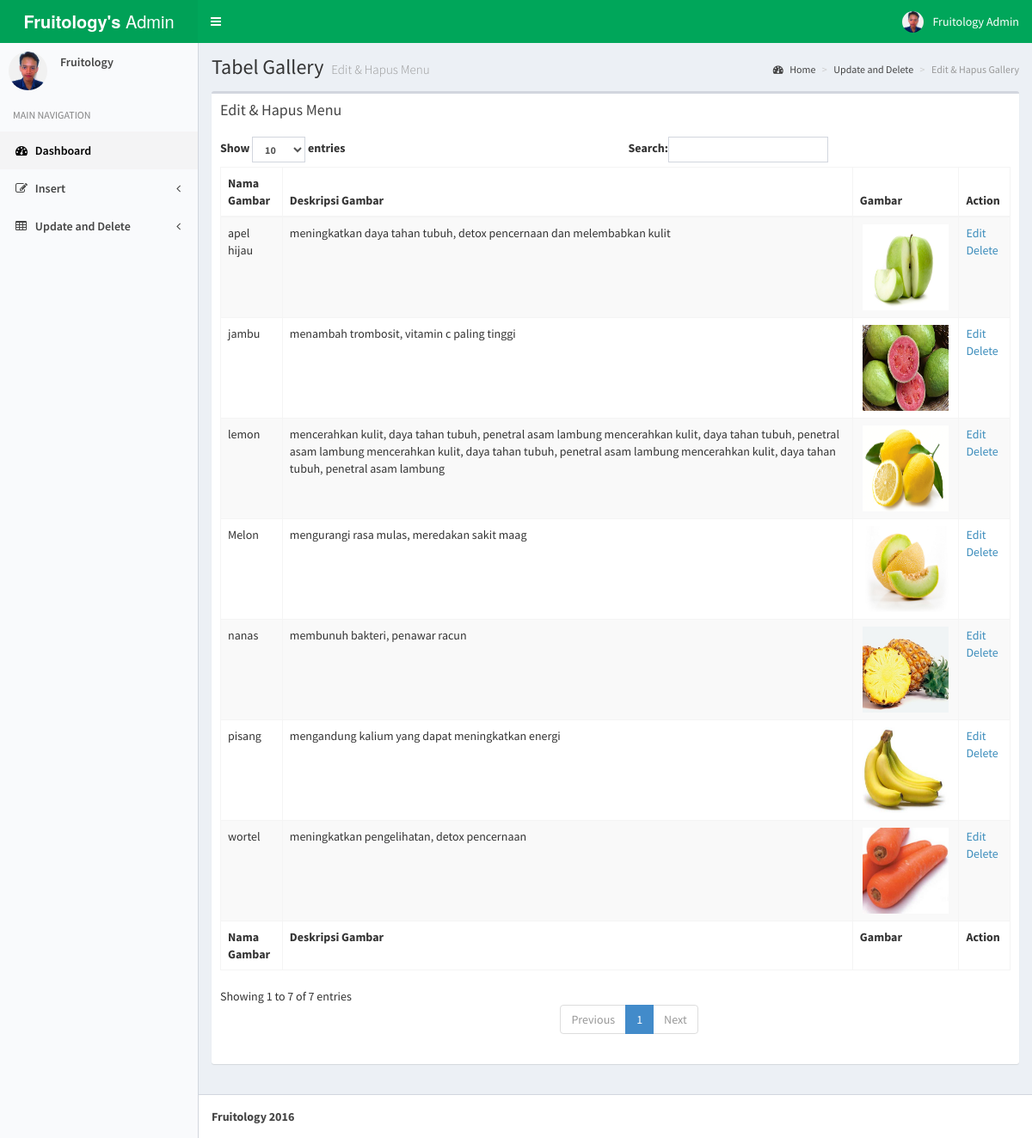
/index.php/gallery_edit (signed in), run on the app's committed database.
### tables this page shows
CREATE TABLE IF NOT EXISTS `gallery` (
`id_gallery` int(11) NOT NULL,
  `pict_gallery` varchar(50) DEFAULT NULL,
  `nama_pict` varchar(50) DEFAULT NULL,
  `deskripsi` text
);

### application/controllers/gallery_edit.php (called while the page is built, shortened)
<?php if ( ! defined('BASEPATH')) exit('No direct script access allowed');
class Gallery_edit extends CI_Controller {
	public function index(){
		$data = $this->model->GetGallery();
		$this->load->view('table_gallery', array('data' => $data));
	}
}

### index.php (called while the page is built, shortened)
<?php
require_once BASEPATH.'core/CodeIgniter.php';

### application/models/model.php (called while the page is built, shortened)
<?php if ( ! defined('BASEPATH')) exit('No direct script access allowed');
class model extends CI_Model {
	public function GetGallery($where = ""){
		$data = $this->db->query('select * from gallery '.$where);
		return $data->result_array();
	}
}

### application/views/table_gallery.php (the view, shortened to what this page needs)
<!DOCTYPE html>
<html>
  <head>
    <link rel="stylesheet" href="<?php echo base_url()."assets/css/bootstrap.min.css" ?>">
    <link rel="stylesheet" href="https://maxcdn.bootstrapcdn.com/font-awesome/4.4.0/css/font-awesome.min.css">
    <link rel="stylesheet" href="https://code.ionicframework.com/ionicons/2.0.1/css/ionicons.min.css">
    <link rel="stylesheet" href="<?php echo base_url()."assets/css/AdminLTE.min.css" ?>">
    <link rel="stylesheet" href="<?php echo base_url()."assets/css/skin-green-light.min.css" ?>">
  </head>
  <body class="hold-transition skin-green-light sidebar-mini">
        <div class="wrapper">
      <header class="main-header">
        <a href="<?php echo base_url("")."home_admin"; ?>" class="logo">
          <span class="logo-lg"><b>Fruitology's</b> Admin</span>
        </a>
        <nav class="navbar navbar-static-top" role="navigation">
          <a href="#" class="sidebar-toggle" data-toggle="offcanvas" role="button">
          </a>
          <div class="navbar-custom-menu">
            <ul class="nav navbar-nav">
              <li class="dropdown user user-menu">
                <a href="#" class="dropdown-toggle" data-toggle="dropdown">
                  <img src="<?php echo base_url()."assets/image/foto-admin.jpg" ?>" class="user-image" alt="User Image">
                  <span class="hidden-xs">Fruitology Admin</span>
                </a>
              </li>
            </ul>
          </div>
        </nav>
      </header>
      <aside class="main-sidebar">
        <section class="sidebar">
          <div class="user-panel">
            <div class="pull-left image">
              <img src="<?php echo base_url()."assets/image/foto-admin.jpg" ?>" class="img-circle" alt="User Image">
            </div>
            <div class="pull-left info">
              <p>Fruitology</p>
            </div>
          </div>
          <ul class="sidebar-menu">
            <li class="header">MAIN NAVIGATION</li>
            <li class="active treeview">
              <a href="#">
                <i class="fa fa-dashboard"></i> <span>Dashboard</span>
              </a>
            </li>
            <li class="treeview">
              <a href="#">
                <i class="fa fa-edit"></i> <span>Insert</span>
                <i class="fa fa-angle-left pull-right"></i>
              </a>
            </li>
            <li class="treeview">
              <a href="#">
                <i class="fa fa-table"></i> <span>Update and Delete</span>
                <i class="fa fa-angle-left pull-right"></i>
              </a>
            </li>
          </ul>
        </section>
      </aside>
      <div class="content-wrapper">
        <section class="content-header">
          <h1>
            Tabel Gallery
            <small>Edit & Hapus Menu</small>
          </h1>
          <ol class="breadcrumb">
            <li><a href="#"><i class="fa fa-dashboard"></i> Home</a></li>
            <li><a href="#">Update and Delete</a></li>
            <li class="active">Edit & Hapus Gallery</li>
          </ol>
        </section>
        <section class="content">
          <div class="row">
            <div class="col-xs-12">
              <div class="box">
                <div class="box-header">
                  <h3 class="box-title">Edit & Hapus Menu</h3>
                </div>
                <div class="box-body">
                  <table id="example1" class="table table-bordered table-striped">
                    <thead>
                      <tr>
                        <th>Nama Gambar</th>
                        <th>Deskripsi Gambar</th>
                        <th>Gambar</th>
                        <th>Action</th>
                      </tr>
                    </thead>
                    <tbody>
                      <?php foreach ($data as $d) { ?>
                      <tr>
                        <td><?php echo $d['nama_pict']; ?></td>
                        <td><?php echo $d['deskripsi']; ?></td>
                        <?php if ($d['pict_gallery'] != "") { ?>
                          <td><center><img src="<?php echo base_url("/assets/image/galeri/$d[pict_gallery]");?>" style="height: 100px; width: 100px"/></center></td>
                        <?php } else { ?>
                          <td>no image</td>
                        <?php } ?>
                        <td>
                          <a href="<?php echo base_url()."gallery_edit/edit_menu/".$d['id_gallery']; ?>">Edit</a>
                          <a href="<?php echo base_url()."gallery_edit/do_delete/".$d['id_gallery']; ?>">Delete</a>
                        </td>
                      </tr>
                      <?php } ?>
                    </tbody>
                    <tfoot>
                      <tr>
                        <th>Nama Gambar</th>
                        <th>Deskripsi Gambar</th>
                        <th>Gambar</th>
                        <th>Action</th>
                      </tr>
                    </tfoot>
                  </table>
                </div>
              </div>
            </div>
          </div>
        </section>
      </div>
      <footer class="main-footer">
        <b>Fruitology 2016</b>
      </footer>
    </div>
  </body>
</html>

### data on the page
gallery: nama_pict "lemon", deskripsi "mencerahkan kulit, daya tahan tubuh, penetral asam lambung mencerahkan kulit, daya tahan tubuh, penetral asam lambung mencerahkan kulit, daya tahan tubuh, penetral asam lambung mencerahkan kulit, daya tahan tubuh, penetral asam lambung", pict_gallery (picture)
gallery: nama_pict "apel hijau", deskripsi "meningkatkan daya tahan tubuh, detox pencernaan dan melembabkan kulit", pict_gallery (picture)
gallery: nama_pict "nanas", deskripsi "membunuh bakteri, penawar racun", pict_gallery (picture)
gallery: nama_pict "wortel", deskripsi "meningkatkan pengelihatan, detox pencernaan", pict_gallery (picture)
gallery: nama_pict "pisang", deskripsi "mengandung kalium yang dapat meningkatkan energi", pict_gallery (picture)
gallery: nama_pict "Melon", deskripsi "mengurangi rasa mulas, meredakan sakit maag", pict_gallery (picture)
gallery: nama_pict "jambu", deskripsi "menambah trombosit, vitamin c paling tinggi", pict_gallery (picture)
